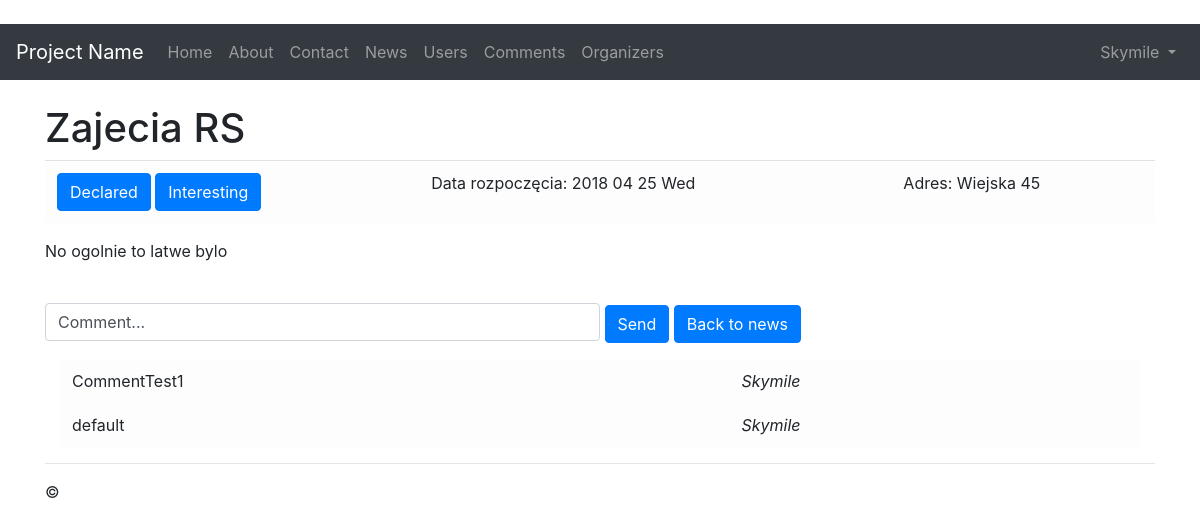
The app's page /details/2 (signed in), older data.
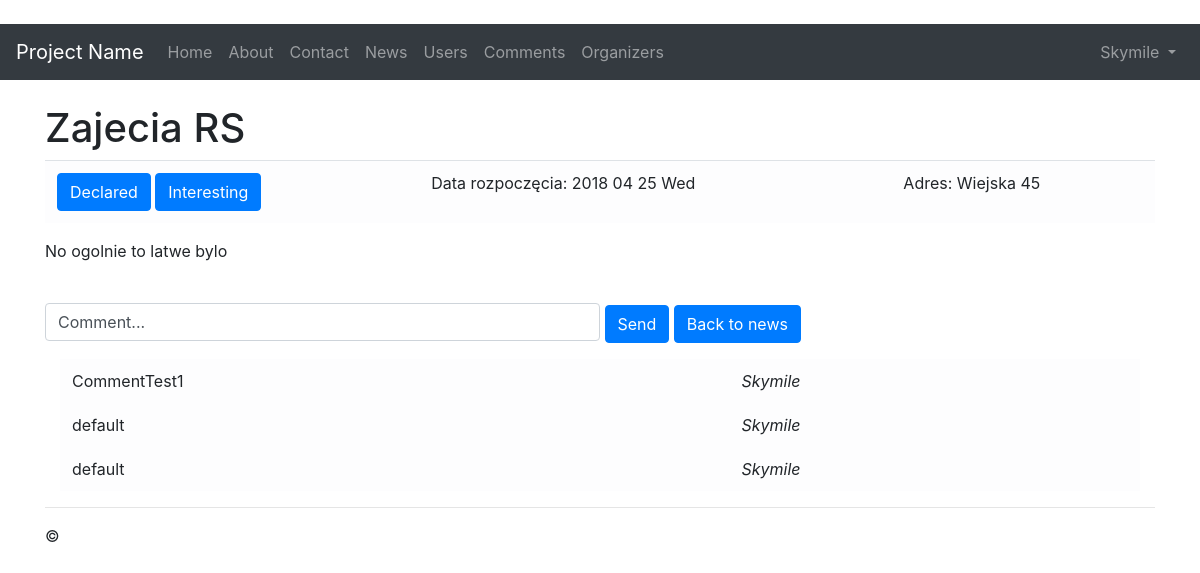
The same page, newer data.
### app/models.py (models this page shows, shortened)
class Comment(models.Model):
	id_user = models.ForeignKey(User, on_delete=models.PROTECT)
	comment = models.CharField(max_length=128)

### app/views/article.py (the view)
# urls.py: path('details/<int:pk>' , app.views.article.details , name='details' ),
def details(request, pk):
	id_user = User.objects.get(id=request.user.id)
	id_news = News.objects.get(id=pk)
	if request.method == 'POST':
		form = CommentForms(request.POST)
		if form.is_valid():
			comment = Comment.objects.create(
				comment = form.cleaned_data['comment'],
				id_user = id_user
			)
			CommentNews.objects.create(
				id_comment = comment,
				id_news = id_news
			).save()
			comment.save()
			return HttpResponseRedirect('/news')
	else:
		form = EntryForms()
	return render(request, 'app/news/details.html', {
		'new': id_news,
		'comments' : Comment.objects.filter(id__in=CommentNews.objects.filter(id_news=pk).values_list('id_comment', flat=True)),
		'declaration' : RenderDeclared(not is_none_or_empty(Declaration.objects.filter(id_user=id_user).filter(id_news=id_news))),
		'interested' : RenderInterest(not is_none_or_empty(Interested.objects.filter(id_user=id_user).filter(id_news=id_news)))
	})

### app/support/utilities.py (called while the page is built)
def is_none_or_empty(array):
	return array is None or len(array) == 0

### app/templates/app/news/details.html (shortened to what this page needs)
{% extends "app/shared/layout.html" %}
{% block content %}
<br />
<h1> {{new.title}} </h1>
<div class="table-responsive-sm">
	<table class="table table-light">
	<tbody>
		<tr>
			<td scope="col">
				<button onclick="window.location='{% url 'declare' pk=new.id %}' " class="btn btn-primary">{{ declaration.message }}</button>
				<button onclick="window.location='{% url 'interest' pk=new.id %}'" class="btn btn-primary">{{ interested.button }}</button>
			</td>
			<td scope="col"> Data rozpoczęcia: {{ new.date|date:"Y m d D" }} </td>
			<td scope="col"> Adres: {{ new.address }} </td>
		</tr>
	</tbody>
	</table>
</div>
<div class="wrap">
	<p>
		{{ new.description }}
	</p>
</div>
<br>
<form method="post">
	<input id="comment" class="form-control hor_input" type="text" name="comment" value="Comment..." />
	<button type="submit" class="btn btn-primary">Send</button>
	<button onclick="window.location='{% url 'news' %}'" class="btn btn-primary">Back to news</button>
</form>
<div class="container">
	<table class="table table-borderless table-light">
		<tbody>
			{% for c in	comments %}
			<tr>
				<td scope="col"> {{ c.comment }} </td>
				<td scope="col"> <i>{{ c.id_user }}</i> </td>
			</tr>
			{% endfor %}
		</tbody>
	</table>
</div>
{% endblock %}

Row changes from the older to the newer data that the page shows:
added Comment: comment "default", id_user "Skymile"
